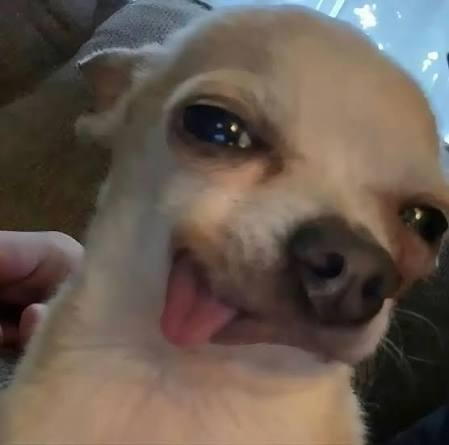
#> input picture doggie.jpg, 449 x 445 px
$ python 'lesson three! (insert tuffguy emoji).py'
#> lines starting #> are read from the running program, lines starting #| are printed output that depends on the picture
import cv2
doog=cv2.imread("doggie.jpg",1)
#> doog is the input picture: shape (445, 449, 3); mean B, G, R 78.9, 88.9, 101.8
cv2.imshow("#itookphotographylessonsandimsoohappy",doog)
#converting to greyscale
thedoog=cv2.cvtColor(doog,cv2.COLOR_BGR2GRAY)
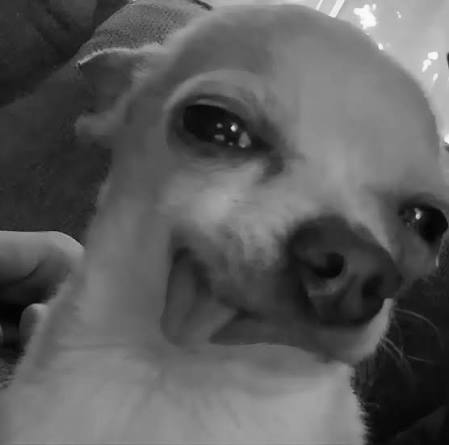
#> thedoog: shape (445, 449); min 2, max 253, mean 91.6
cv2.imshow("iwashappybutmycameraisnowbrokensoimalsonowsad",thedoog)
cv2.imwrite("deperesseddoggo.jpg",thedoog)
#converting to hsv
cursedbird=cv2.imread("budgie.jpeg",1)
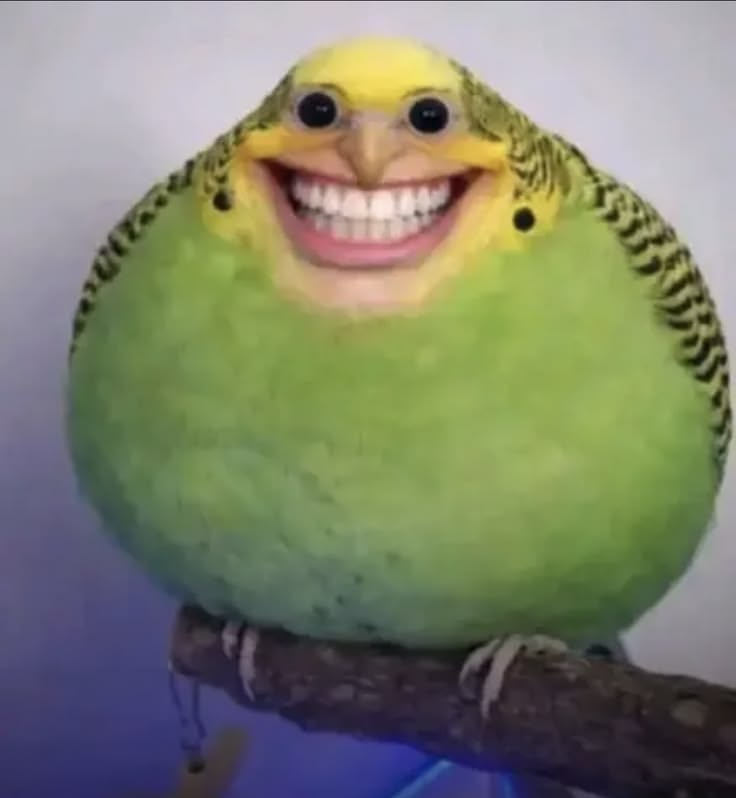
#> input picture budgie.jpeg, 736 x 798 px
#> cursedbird is the input picture: shape (798, 736, 3); mean B, G, R 109.2, 129.7, 126.4
cb=cv2.cvtColor(cursedbird,cv2.COLOR_BGR2HSV)
#> cb: shape (798, 736, 3); mean H, S, V 80, 82.6, 143.3
cv2.imshow("iaminyourwallsss",cb)
#rotating images
cursedpigeon=cv2.imread("pigeon.jpeg",1)
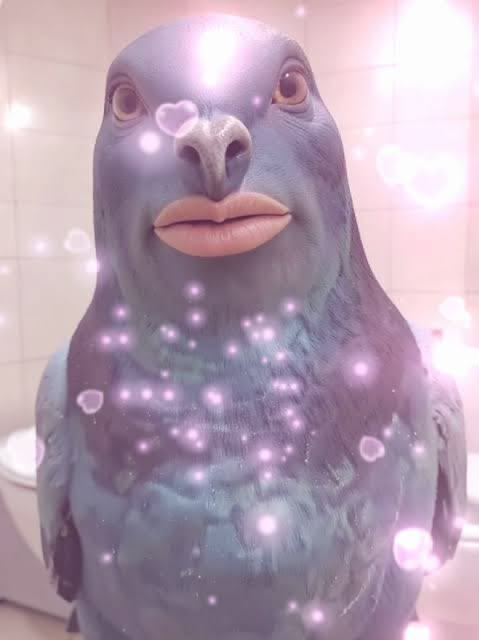
#> input picture pigeon.jpeg, 479 x 640 px
#> cursedpigeon is the input picture: shape (640, 479, 3); mean B, G, R 176, 158.7, 179.4
(rows,column)=cursedpigeon.shape[0:2]
#> rows = 640; column = 479

matrix=cv2.getRotationMatrix2D((column/2,rows/2),180,1)
result=cv2.warpAffine(cursedpigeon,matrix,(column,rows))
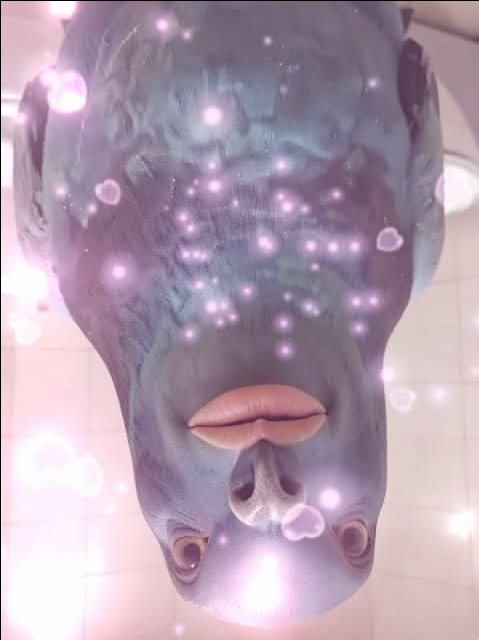
#> result: shape (640, 479, 3); mean B, G, R 175.2, 158, 178.6
cv2.imshow("happybirthhdayyytoyouuuuuuu",result)
cv2.waitKey(0)
